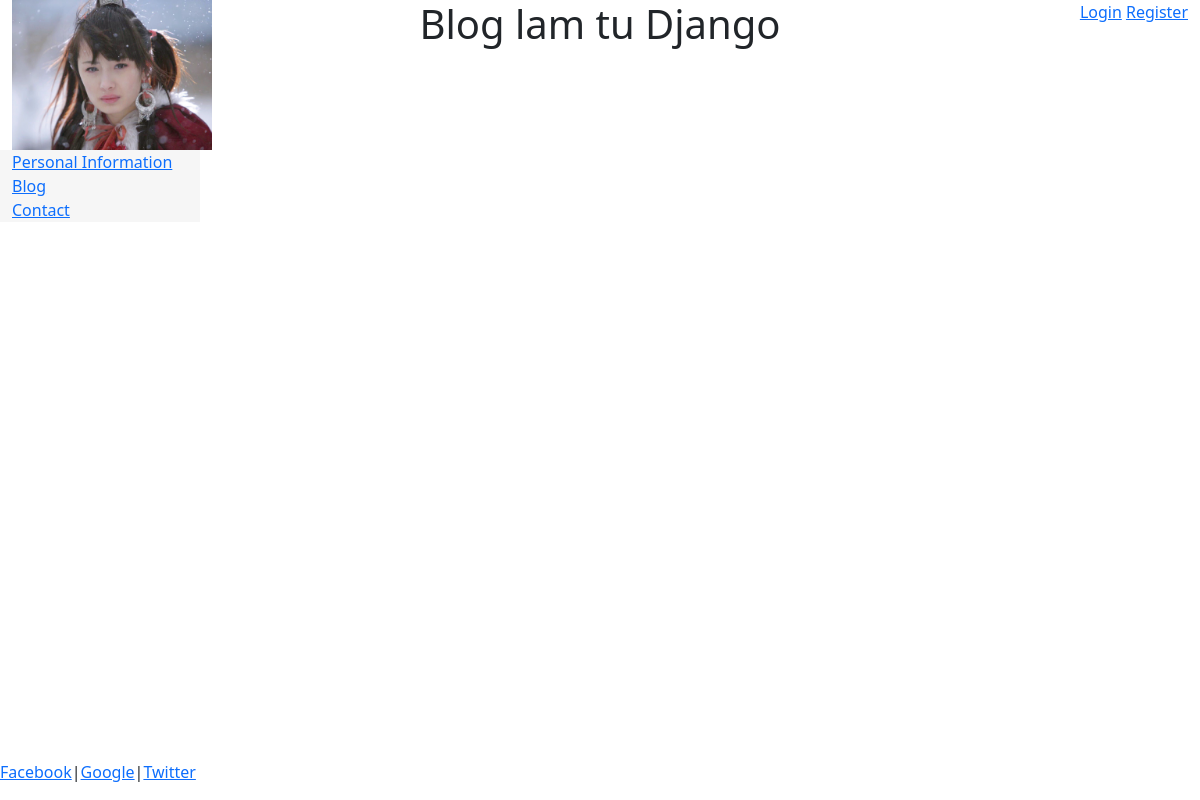
Before: /blog/ with the older database file.
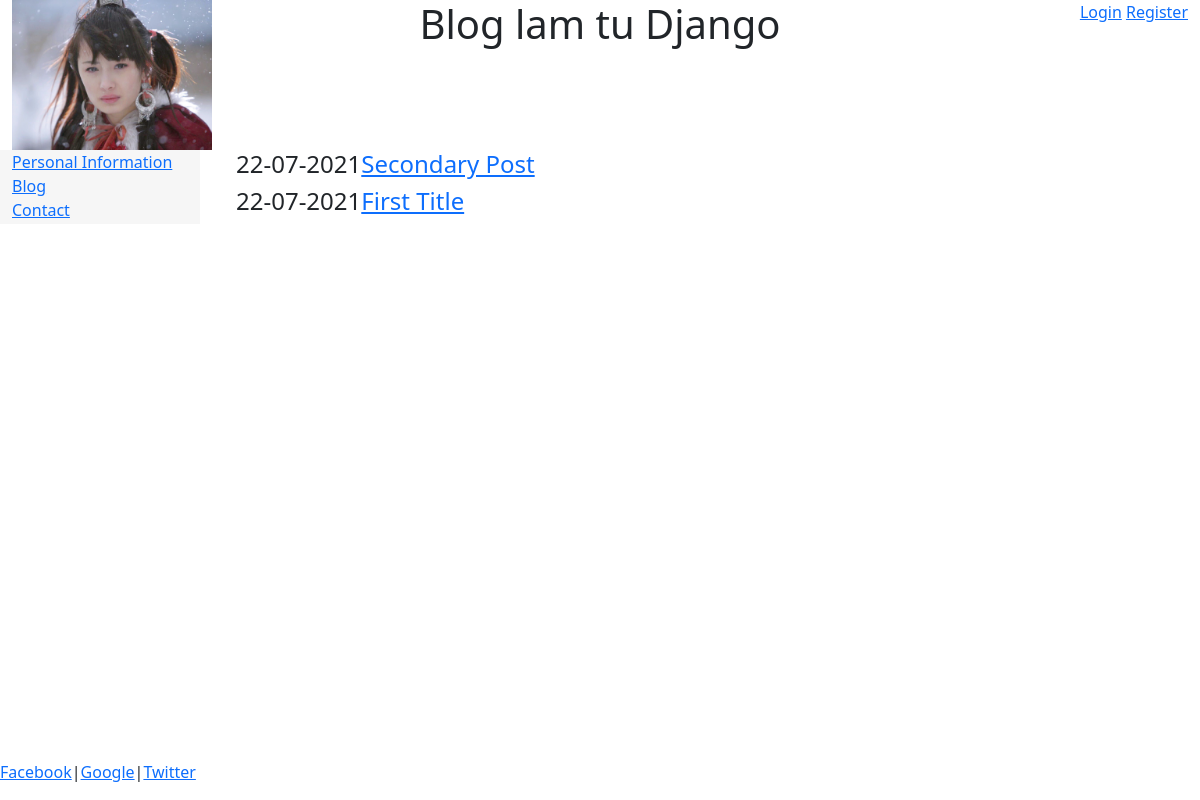
After: the same page with the newer database file.
### blog/models.py (models this page shows, shortened)
class Post(models.Model):
    title = models.CharField(max_length=100)
    body = models.TextField()
    date = models.DateTimeField(auto_now_add=True)
    image = models.ImageField(null= True)

### blog/views.py (the view)
# urls.py: path('', views.PostListView.as_view(), name = 'blog'),
class PostListView(ListView):
    queryset = Post.objects.all().order_by("-date")
    template_name = 'blog/blog.html'
    context_object_name = 'Posts'
    paginate_by = 10

### blog/templates/blog/blog.html (shortened to what this page needs)
{% extends "pages/base.html" %}
{% block content %}
{% for post in Posts %}
    <h4>{{post.date|date:"d-m-Y"}}<a href="/blog/{{post.id}}">{{post.title}}</a></h4>
{% endfor %}
{% endblock %}

Changed rows visible on the page:
added Post: date "22-07-2021", title "Secondary Post"
added Post: date "22-07-2021", title "First Title"
